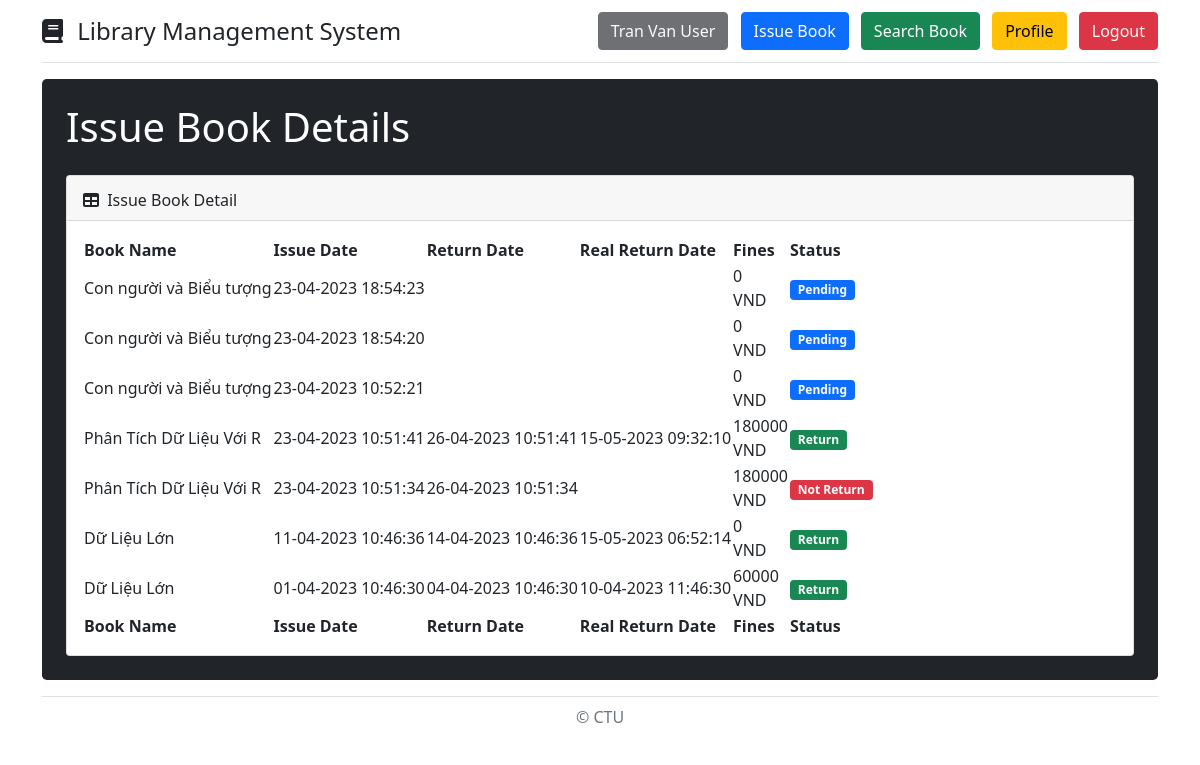
Screenshot of /library/issue_book_details.php (signed in) with the database file from the repository.
### tables this page shows
CREATE TABLE `issue_book` (
  `issue_book_id` int(11) NOT NULL,
  `user_id` int(11) NOT NULL,
  `book_id` int(11) NOT NULL,
  `admin_id` int(11) NOT NULL,
  `issue_book_issue_date` varchar(30) NOT NULL,
  `issue_book_return_date` varchar(30) NOT NULL,
  `issue_book_real_return_date` varchar(30) NOT NULL,
  `issue_book_fines` varchar(20) NOT NULL,
  `issue_book_status` enum('Pending','Issue','Return','Not Return','Decline') NOT NULL
);

CREATE TABLE `book` (
  `book_id` int(11) NOT NULL,
  `book_code` varchar(20) NOT NULL,
  `book_name` varchar(200) NOT NULL,
  `book_location` varchar(20) NOT NULL,
  `book_copies` int(11) NOT NULL,
  `book_publisher` int(11) NOT NULL,
  `book_status` enum('Enable','Disable') NOT NULL
);

### library/issue_book_details.php (the view, shortened to what this page needs)
<?php
include 'database_connection.php';
$query = "
	SELECT * FROM issue_book
	INNER JOIN book
	ON book.book_id = issue_book.book_id
	WHERE issue_book.user_id = '".$_SESSION['user_id']."'
	ORDER BY issue_book.issue_book_id DESC
";
$statement = $connect->prepare($query);
$statement->execute();
include 'header.php';
?>
<div class="container-fluid px-4 bg-dark pt-2 pb-2 rounded-3">
	<div class="row mt-3 mb-3">
		<div class="col-md-12 text-white">
			<h1>Issue Book Details</h1>
		</div>
	</div>
	<div class="card mb-3">
		<div class="card-header">
			<div class="col col-md-6 mt-1">
				<i class="fas fa-table me-1"></i> Issue Book Detail
			</div>
		</div>
		<div class="card-body">
			<table id="datatablesSimple">
				<thead>
					<tr>
						<th>Book Name</th>
						<th>Issue Date</th>
						<th>Return Date</th>
						<th>Real Return Date</th>
						<th>Fines</th>
						<th>Status</th>
					</tr>
				</thead>
				<tfoot>
					<tr>
						<th>Book Name</th>
						<th>Issue Date</th>
						<th>Return Date</th>
						<th>Real Return Date</th>
						<th>Fines</th>
						<th>Status</th>
					</tr>
				</tfoot>
				<tbody>
				<?php
				if($statement->rowCount() > 0)
				{
					foreach($statement->fetchAll() as $row)
					{
						$status = $row["issue_book_status"];
						if($status == 'Not Return')
						{
							$status = '<span class="badge bg-danger">Not Return</span>';
						}
						if($status == 'Return')
						{
							$status = '<span class="badge bg-success">Return</span>';
						}
						if($status == 'Pending')
						{
							$status = '<span class="badge bg-primary">Pending</span>';
						}
						echo '
						<tr>
							<td>'.$row["book_name"].'</td>
							<td>'.$row["issue_book_issue_date"].'</td>
							<td>'.$row["issue_book_return_date"].'</td>
							<td>'.$row["issue_book_real_return_date"].'</td>
							<td>'
								.$row["issue_book_fines"].
								"<br>"
								.'VND'.
							'</td>
							<td>'.$status.'</td>
						</tr>
						';
					}
				}
				?>
				</tbody>
			</table>
		</div>
	</div>
</div>
<?php
include 'footer.php';
?>

### rows the page displays
issue_book: book.book_name "Con người và Biểu tượng", issue_book_issue_date "23-04-2023 18:54:23", issue_book_fines "0", issue_book_status "Pending"
issue_book: book.book_name "Con người và Biểu tượng", issue_book_issue_date "23-04-2023 18:54:20", issue_book_fines "0", issue_book_status "Pending"
issue_book: book.book_name "Con người và Biểu tượng", issue_book_issue_date "23-04-2023 10:52:21", issue_book_fines "0", issue_book_status "Pending"
issue_book: book.book_name "Phân Tích Dữ Liệu Với R", issue_book_issue_date "23-04-2023 10:51:41", issue_book_return_date "26-04-2023 10:51:41", issue_book_real_return_date "15-05-2023 09:32:10", issue_book_fines "180000", issue_book_status "Return"
issue_book: book.book_name "Phân Tích Dữ Liệu Với R", issue_book_issue_date "23-04-2023 10:51:34", issue_book_return_date "26-04-2023 10:51:34", issue_book_fines "180000", issue_book_status "Not Return"
issue_book: book.book_name "Dữ Liệu Lớn", issue_book_issue_date "11-04-2023 10:46:36", issue_book_return_date "14-04-2023 10:46:36", issue_book_real_return_date "15-05-2023 06:52:14", issue_book_fines "0", issue_book_status "Return"
issue_book: book.book_name "Dữ Liệu Lớn", issue_book_issue_date "01-04-2023 10:46:30", issue_book_return_date "04-04-2023 10:46:30", issue_book_real_return_date "10-04-2023 11:46:30", issue_book_fines "60000", issue_book_status "Return"

### other values shown
$row['user_name'] "Tran Van User"
